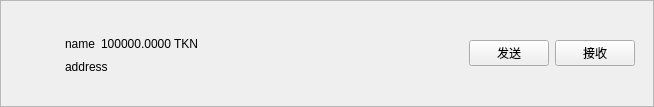
<?xml version="1.0" encoding="UTF-8"?>
<ui version="4.0">
 <class>TokenItemWidget</class>
 <widget class="QWidget" name="TokenItemWidget">
  <property name="geometry">
   <rect>
    <x>0</x>
    <y>0</y>
    <width>654</width>
    <height>107</height>
   </rect>
  </property>
  <property name="sizePolicy">
   <sizepolicy hsizetype="Preferred" vsizetype="Maximum">
    <horstretch>0</horstretch>
    <verstretch>0</verstretch>
   </sizepolicy>
  </property>
  <property name="windowTitle">
   <string>Form</string>
  </property>
  <layout class="QVBoxLayout" name="verticalLayout_2">
   <property name="spacing">
    <number>0</number>
   </property>
   <property name="leftMargin">
    <number>0</number>
   </property>
   <property name="topMargin">
    <number>0</number>
   </property>
   <property name="rightMargin">
    <number>0</number>
   </property>
   <property name="bottomMargin">
    <number>0</number>
   </property>
   <item>
    <widget class="QFrame" name="tokenItemFrame">
     <property name="frameShape">
      <enum>QFrame::StyledPanel</enum>
     </property>
     <property name="frameShadow">
      <enum>QFrame::Raised</enum>
     </property>
     <layout class="QHBoxLayout" name="horizontalLayout">
      <item>
       <widget class="QLabel" name="tokenLogo">
        <property name="sizePolicy">
         <sizepolicy hsizetype="Fixed" vsizetype="Fixed">
          <horstretch>0</horstretch>
          <verstretch>0</verstretch>
         </sizepolicy>
        </property>
        <property name="minimumSize">
         <size>
          <width>40</width>
          <height>40</height>
         </size>
        </property>
        <property name="alignment">
         <set>Qt::AlignCenter</set>
        </property>
       </widget>
      </item>
      <item>
       <widget class="QStackedWidget" name="stackedWidget">
        <property name="currentIndex">
         <number>0</number>
        </property>
        <widget class="QWidget" name="page">
         <layout class="QHBoxLayout" name="horizontalLayout_4">
          <item>
           <layout class="QHBoxLayout" name="horizontalLayout_3">
            <item>
             <layout class="QVBoxLayout" name="verticalLayout">
              <item>
               <spacer name="verticalSpacer_2">
                <property name="orientation">
                 <enum>Qt::Vertical</enum>
                </property>
                <property name="sizeHint" stdset="0">
                 <size>
                  <width>20</width>
                  <height>0</height>
                 </size>
                </property>
               </spacer>
              </item>
              <item>
               <widget class="QWidget" name="widgetBalance" native="true">
                <layout class="QHBoxLayout" name="horizontalLayout_2">
                 <property name="leftMargin">
                  <number>0</number>
                 </property>
                 <property name="topMargin">
                  <number>0</number>
                 </property>
                 <property name="rightMargin">
                  <number>0</number>
                 </property>
                 <property name="bottomMargin">
                  <number>0</number>
                 </property>
                 <item>
                  <widget class="QLabel" name="tokenName">
                   <property name="text">
                    <string>name</string>
                   </property>
                   <property name="textInteractionFlags">
                    <set>Qt::LinksAccessibleByMouse|Qt::TextSelectableByMouse</set>
                   </property>
                  </widget>
                 </item>
                 <item>
                  <widget class="QLabel" name="tokenBalance">
                   <property name="text">
                    <string>100000.0000 TKN</string>
                   </property>
                   <property name="textInteractionFlags">
                    <set>Qt::LinksAccessibleByMouse|Qt::TextSelectableByMouse</set>
                   </property>
                  </widget>
                 </item>
                 <item>
                  <spacer name="horizontalSpacer">
                   <property name="orientation">
                    <enum>Qt::Horizontal</enum>
                   </property>
                   <property name="sizeHint" stdset="0">
                    <size>
                     <width>0</width>
                     <height>20</height>
                    </size>
                   </property>
                  </spacer>
                 </item>
                </layout>
               </widget>
              </item>
              <item>
               <widget class="QLabel" name="senderAddress">
                <property name="text">
                 <string>address</string>
                </property>
                <property name="textInteractionFlags">
                 <set>Qt::LinksAccessibleByMouse|Qt::TextSelectableByMouse</set>
                </property>
               </widget>
              </item>
              <item>
               <spacer name="verticalSpacer">
                <property name="orientation">
                 <enum>Qt::Vertical</enum>
                </property>
                <property name="sizeHint" stdset="0">
                 <size>
                  <width>20</width>
                  <height>0</height>
                 </size>
                </property>
               </spacer>
              </item>
             </layout>
            </item>
            <item>
             <spacer name="horizontalSpacer_2">
              <property name="orientation">
               <enum>Qt::Horizontal</enum>
              </property>
              <property name="sizeHint" stdset="0">
               <size>
                <width>193</width>
                <height>20</height>
               </size>
              </property>
             </spacer>
            </item>
            <item>
             <widget class="QtumPushButton" name="buttonSend">
              <property name="text">
               <string>发送</string>
              </property>
             </widget>
            </item>
            <item>
             <widget class="QtumPushButton" name="buttonReceive">
              <property name="text">
               <string>接收</string>
              </property>
             </widget>
            </item>
           </layout>
          </item>
         </layout>
        </widget>
        <widget class="QWidget" name="page_2">
         <layout class="QHBoxLayout" name="horizontalLayout_5">
          <item>
           <widget class="QLabel" name="labelNewToken">
            <property name="text">
             <string>添加新代币</string>
            </property>
           </widget>
          </item>
          <item>
           <spacer name="horizontalSpacer_3">
            <property name="orientation">
             <enum>Qt::Horizontal</enum>
            </property>
            <property name="sizeHint" stdset="0">
             <size>
              <width>408</width>
              <height>20</height>
             </size>
            </property>
           </spacer>
          </item>
          <item>
           <widget class="QToolButton" name="buttonAdd">
            <property name="text">
             <string/>
            </property>
            <property name="iconSize">
             <size>
              <width>32</width>
              <height>32</height>
             </size>
            </property>
           </widget>
          </item>
         </layout>
        </widget>
       </widget>
      </item>
     </layout>
    </widget>
   </item>
  </layout>
 </widget>
 <customwidgets>
  <customwidget>
   <class>QtumPushButton</class>
   <extends>QPushButton</extends>
   <header>qt/qtumpushbutton.h</header>
  </customwidget>
 </customwidgets>
 <resources/>
 <connections/>
</ui>
